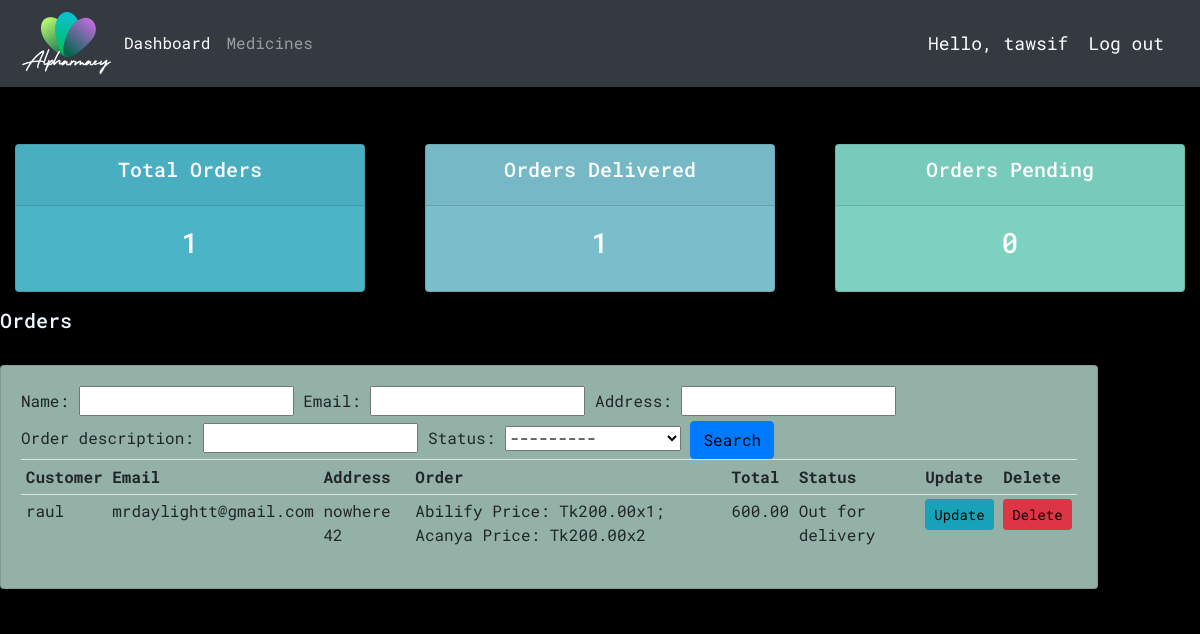
The page /dashboard/ (signed in) on the database its author committed.
### store/models.py (models this page shows, shortened)
class Finaled_order(models.Model):
    STATUS = (
        ('Pending','pending'),
        ('Out for delivery','Out for delivery'),
        ('Delivered','Delivered'),
    )
    name = models.CharField(max_length=100,null=True)
    email = models.CharField(max_length=100,null=True)
    address = models.CharField(max_length=500,null=True)
    order_description = models.CharField(max_length=500,null=True)
    status = models.CharField(max_length=100,null=True,choices=STATUS)
    total= models.CharField(max_length=20,null=True)

### pharmacy_app/views.py (the view)
# urls.py: path('dashboard/',views.dashboard,name="dashboard"),# name="dashboard" allows us to use the tag in url in href
@login_required(login_url='login')
def dashboard(request):
    orders = Order.objects.all() #not using this
    finaled_order = Finaled_order.objects.all()  # using this model right now
    myFilter = FinaledOrderFilter(request.GET,queryset=finaled_order)
    finaled_order = myFilter.qs
    total_customers = finaled_order.count()
    total_orders = finaled_order.count()
    delivered = orders.filter(status='Delivered').count()
    pending = orders.filter(status='Pending').count()
    return render(request,'pharmacy/dashboard.html',{'orders':orders,'customers':customers,'total_customers':total_customers,'total_orders':total_orders,'delivered':delivered,'pending':pending,'finaled_order':finaled_order,'myFilter':myFilter})

### pharmacy_app/templates/pharmacy/dashboard.html
{% extends 'pharmacy/main.html' %}
{% block content %}
{% include 'pharmacy/status.html' %}
<div class="row">
  <div class="col-md-11">
      <h5 class="header">Orders</h5>
      <hr>
      <div class="card card-body">
        <form method="get">
          {{myFilter.form}}
          <button class="btn btn-primary" type="submit">Search</button>
      </form>
          <table class="table table-sm">
            <tr>
              <th>Customer</th>
              <th>Email</th>
              <th>Address</th>
              <th>Order</th>
              <th>Total</th>
              <th>Status</th>
              <th>Update</th>
              <th>Delete</th>
            </tr>
            {% for order in finaled_order %}
            <tr>
              <td>{{order.name}}</td>
              <td>{{order.email}}</td>
              <td>{{order.address}}</td>
              <td>{{order.order_description}}</td>
              <td>{{order.total}}</td>
              <td>{{order.status}}</td>
              <td><a class = "btn btn-sm btn-info" href="{% url 'update_order' order.id %}">Update</a></td>
              <td><a class = "btn btn-sm btn-danger" href="{% url 'delete_order' order.id %}">Delete</a></td>
            </tr>
            {% endfor %}
          </table>
      </div>
    </div>
</div>
{% endblock content %}

### pharmacy_app/templates/pharmacy/navbar.html (shortened to what this page needs)
{% load static %}
<nav class="navbar navbar-expand-lg navbar-dark bg-dark">
    <img id='logo' src="{% static '/images/logo.png' %}" alt="...">
    <div class="collapse navbar-collapse" id="navbarNav">
      <ul class="navbar-nav">
        <li class="nav-item active">
          <a class="nav-link" href="{% url 'dashboard' %} ">Dashboard</a>
        </li>
        <li class="nav-item">
          <a class="nav-link" href="{% url 'medicines' %}">Medicines</a>
        </li>
      </ul>
    </div>
    <span class="hello-msg">Hello, {{request.user}}</span>
    <a class="hello-msg" href="{% url 'logout' %}">Log out</a>
  </nav>
<hr>

### static/css/main.css (style rules this page uses)
html,body { font-family: 'Martian Mono', monospace; font-family: 'Roboto Mono', monospace; background-color: black; }
.header { color: aliceblue; }
.card { background-color: rgb(147, 177, 166) }
#logo { width: 100px; height: auto; }
.btn { color: black; }

### pharmacy_app/templates/pharmacy/navbar.html (style rules this page uses)
.hello-msg { font-size: 18px; color: #fff; margin-right: 20px; }

### rows shown on the page
Finaled_order: name "raul", email "mrdaylightt@gmail.com", address "nowhere 42", order_description "Abilify Price: Tk200.00x1; Acanya Price: Tk200.00x2", total "600.00", status "Out for delivery"

### other values the page prints
{{ request.user }} "tawsif"
{{ total_orders }} "1"
{{ delivered }} "1"
{{ pending }} "0"
